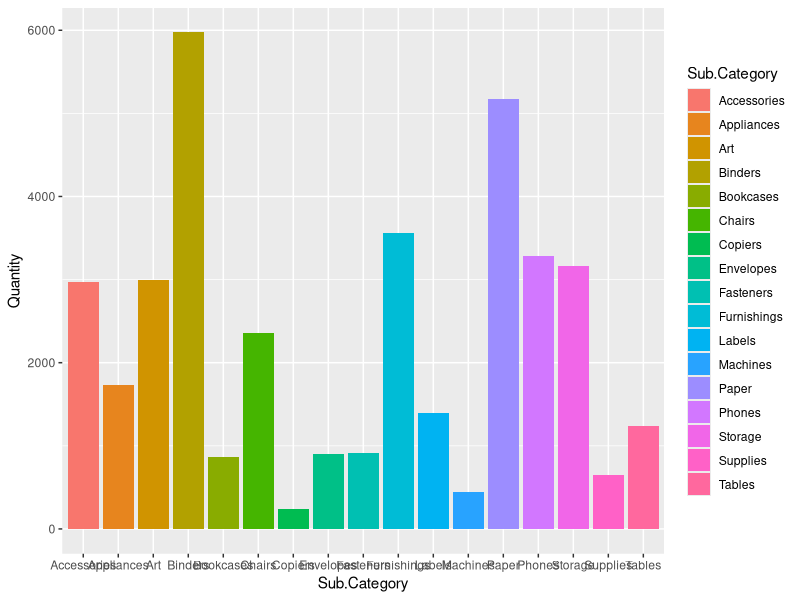

R code for this plot:
library(tidyverse)
library(dplyr)
superstore <- read.csv("superstore.csv")

superstore %>%
  select(Sub.Category, Quantity) %>%
  group_by(Sub.Category) %>%
  summarise(Quantity = sum(Quantity)) %>%
  ggplot() +
  geom_col(aes(Sub.Category, Quantity, fill = Sub.Category))
